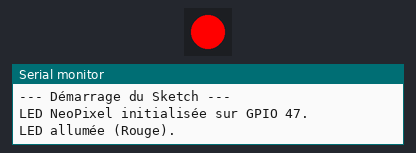
The sketch below on a simulated ESP32. Shown: 1 RGB LEDs in strip order, left to right, the last lines printed to the serial monitor.

Above: at 0.5 s.
At 3.5 s:
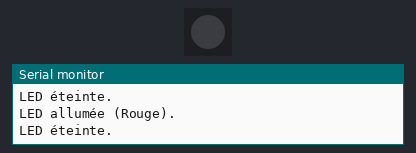
Timing chart, 0 to 4.6 s (numbered marks = the images above):
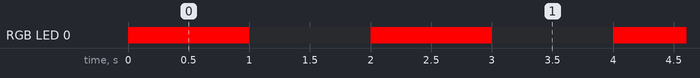

Measured:
- by itself, RGB LED 0: alternates RGB(255, 0, 0) for 1.0 s and off for 1.0 s

The sketch:

sketch.ino
```cpp
#include <Adafruit_NeoPixel.h>

// Définissez la broche LED (GPIO 47 pour la LED RGB)
#define LED_PIN    47
// Définissez le nombre de LED (une seule)
#define LED_COUNT  1

// Créez l'objet NeoPixel
Adafruit_NeoPixel pixel(LED_COUNT, LED_PIN, NEO_GRB + NEO_KHZ800);

void setup() {
  // Initialise la communication série à 115200 bauds (standard)
  Serial.begin(115200);
  Serial.println("--- Démarrage du Sketch ---");

  pixel.begin(); // Initialise l'objet NeoPixel
  Serial.println("LED NeoPixel initialisée sur GPIO 47.");
}

void loop() {
  // 1. Allumer la LED en ROUGE
  pixel.setPixelColor(0, pixel.Color(255, 0, 0));
  pixel.show();
  Serial.println("LED allumée (Rouge).");
  delay(1000);

  // 2. Éteindre la LED
  pixel.setPixelColor(0, pixel.Color(0, 0, 0));
  pixel.show();
  Serial.println("LED éteinte.");
  delay(1000);
}
```
